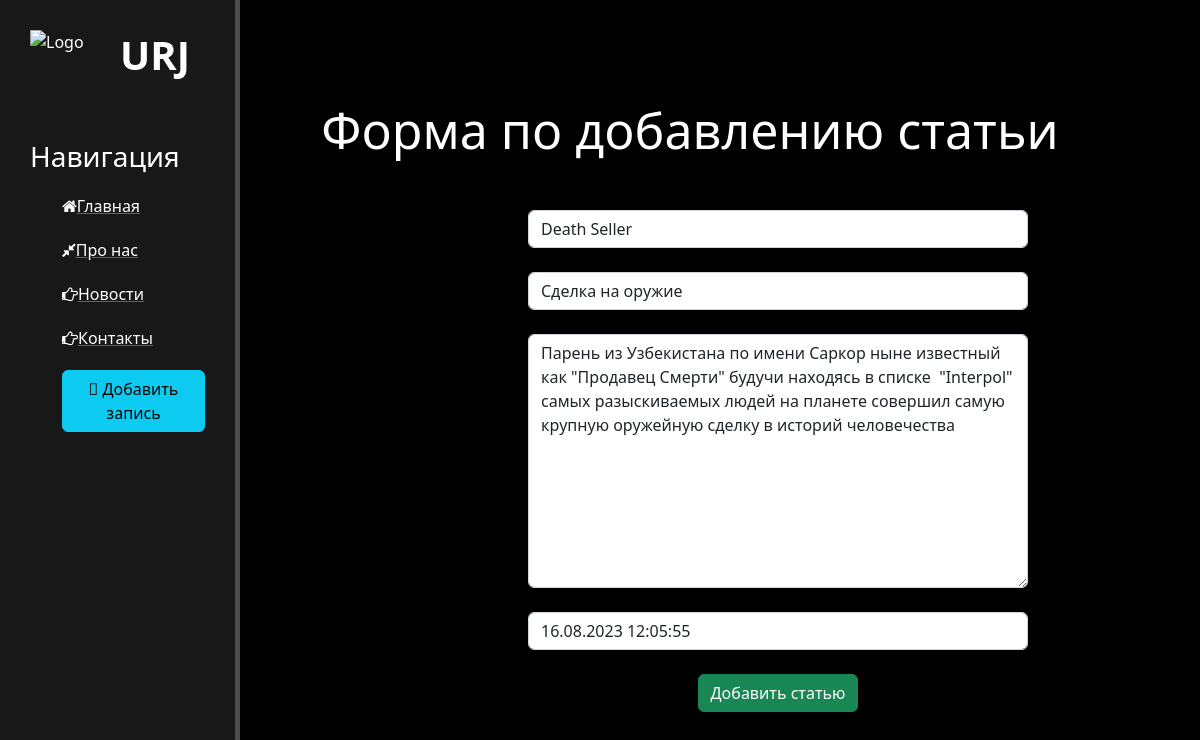
/news/1/update, run on the app's committed database.
### news/models.py (models this page shows, shortened)
class Articles(models.Model):
    title = models.CharField('Название', max_length=60)
    anons = models.CharField('Анонс', max_length=250)
    full_text =models.TextField('Статья')
    date = models.DateTimeField('Дата публикации')
    class Meta:
        verbose_name = 'Новость'
        verbose_name_plural = 'Новости'

### news/views.py (the view)
# urls.py: path('<int:pk>/update', views.NewsUpdateView.as_view(), name='news-update'),
class NewsUpdateView(UpdateView):
    model = Articles
    template_name = 'news/create.html'
    form_class = ArticlesForm

### news/forms.py
class ArticlesForm(ModelForm):
    class Meta:
        model = Articles
        fields = ['title', 'anons', 'full_text', 'date']
        widgets = {
            "title": TextInput(attrs={
                'class': 'form-control',
                'placeholder': 'Название статьи'
            }),
            "anons": TextInput(attrs={
                'class': 'form-control',
                'placeholder': 'Анонс статьи'
             }),
            "date": DateTimeInput(attrs={
                'class': 'form-control',
                'placeholder': 'Дата публикации'
            }),
            "full_text": Textarea(attrs={
                'class': 'form-control',
                'placeholder': 'Текст статьи'
            }),
        }

### news/templates/news/create.html (shortened to what this page needs)
{% extends 'main/layout.html' %}
{% block content %}
    <div class="features">
        <h1>Форма по добавлению статьи</h1>
        <form method="post">
            {{ form.title }}<br>
            {{ form.anons }}<br>
            {{ form.full_text }}<br>
            {{ form.date }}<br>
            <button class="btn btn-success" type="submit">Добавить статью</button>
        </form>
    </div>
{% endblock %}

### main/templates/main/layout.html (shortened to what this page needs)
{% load static %}
<!doctype html>
<html lang="en">
<head>
    <link rel="stylesheet" href="https://cdn.jsdelivr.net/npm/bootstrap@5.2.3/dist/css/bootstrap.min.css">
    <link rel="stylesheet" href="{% static 'main/css/main.css' %}">
    <link href="//maxcdn.bootstrapcdn.com/font-awesome/4.5.0/css/font-awesome.min.css" rel="stylesheet">
</head>
<body>
    <aside>
        <img src="{% static 'main/img/icon.png' %}" alt="Logo">
        <span class="logo">URJ</span>
        <h3>Навигация</h3>
        <ul>
            <a href="{% url 'home' %}"><li><i class="fa fa-home" aria-hidden="true"></i>Главная</li></a>
            <a href="{% url 'about' %}"><li><i class="fa fa-compress" aria-hidden="true"></i>Про нас</li></a>
            <a href="{% url 'news_home' %}"><li></i><i class="fa fa-hand-o-right" aria-hidden="true"></i>Новости</li></a>
            <a href=""><li></i><i class="fa fa-hand-o-right" aria-hidden="true"></i>Контакты</li></a>
            <a href="{% url 'create' %}"><li><button class="btn btn-info"><i class="fas fa-plus-circle"></i> Добавить запись</button></li></a>
        </ul>
    </aside>
    <main>
        {% block content %}
            {% endblock %}
    </main>
</body>
</html>

### main/static/main/css/main.css (style rules this page uses)
body { background: black; }
aside { float: left; background: #181818; width: 20%; padding: 2.5%; height: 100vh; color: #fff; border-right: 5px solid #4d4d4d; }
aside img { width: 80px; float: left; }
aside .logo { font-size: 40px; margin-left: 10px; font-weight: bold; position: relative; top: -5px; }
aside h3 { margin-top: 50px; font-size: 28px; }
aside ul { list-style:none }
aside ul li { color: #fff; display:block; margin-top: 20px; transition: transform .6s ease; }
main .features { float: left; color: #fff; margin-top: 100px; text-align: center; width: 75%; }
main .features h1 { font-size: 50px; }
form { margin-left: 32%; width: 500px; margin-top: 50px; }

### data on the page
Articles: title "Death Seller", anons "Сделка на оружие", full_text "Парень из Узбекистана по имени Саркор ныне известный как \"Продавец Смерти\" будучи находясь в списке \"Interpol\" самых разыскиваемых людей на планете совершил самую крупную оружейную сделку в историй человечества", date "16.08.2023 12:05:55"
